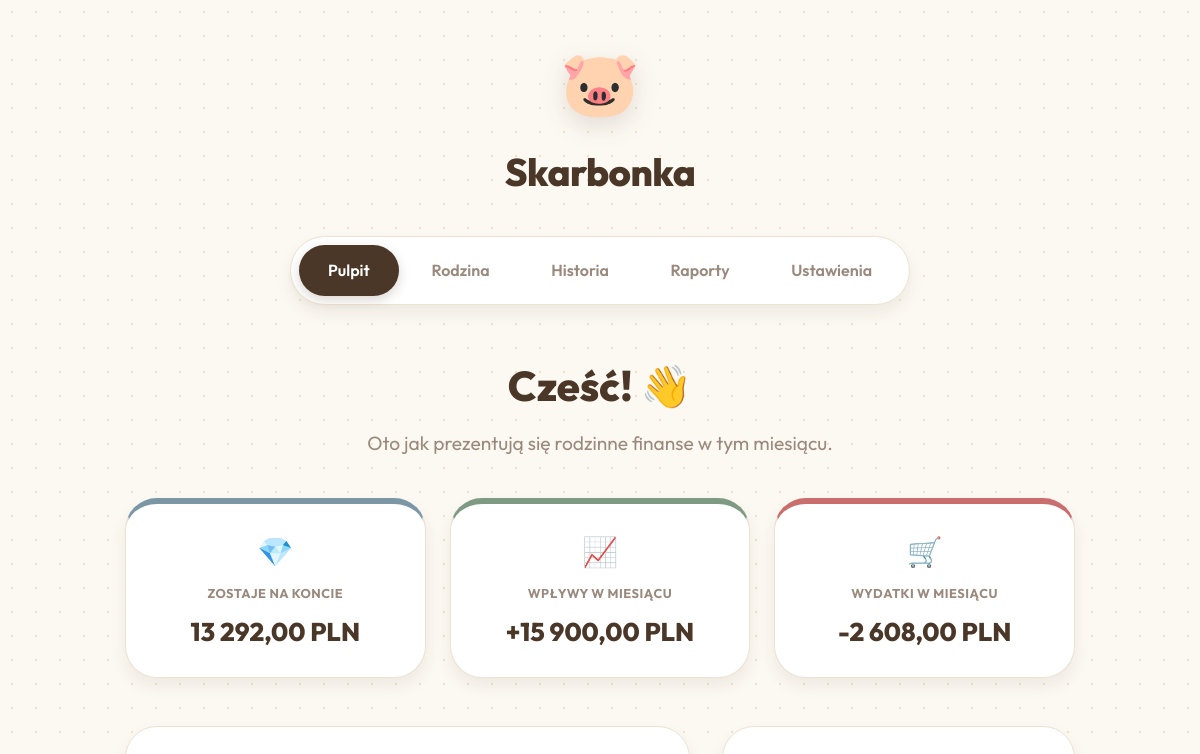
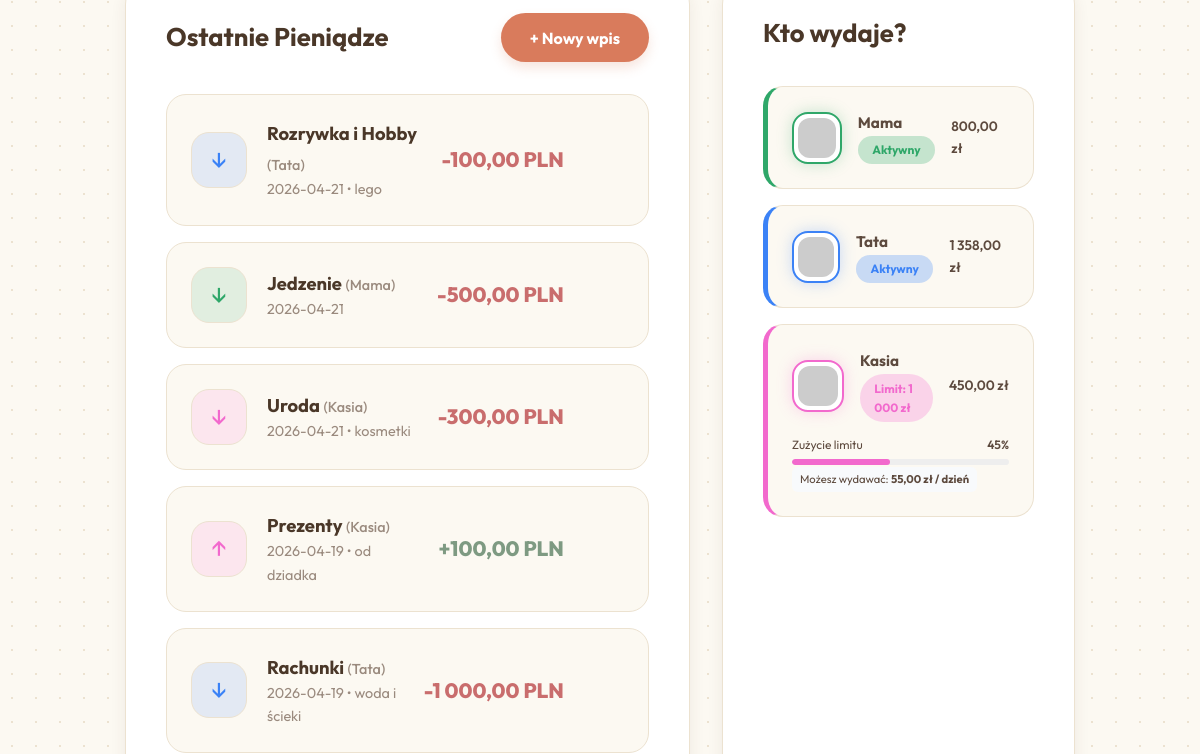
Before: / (upper part) with the older database file (2 pictures, top to bottom).
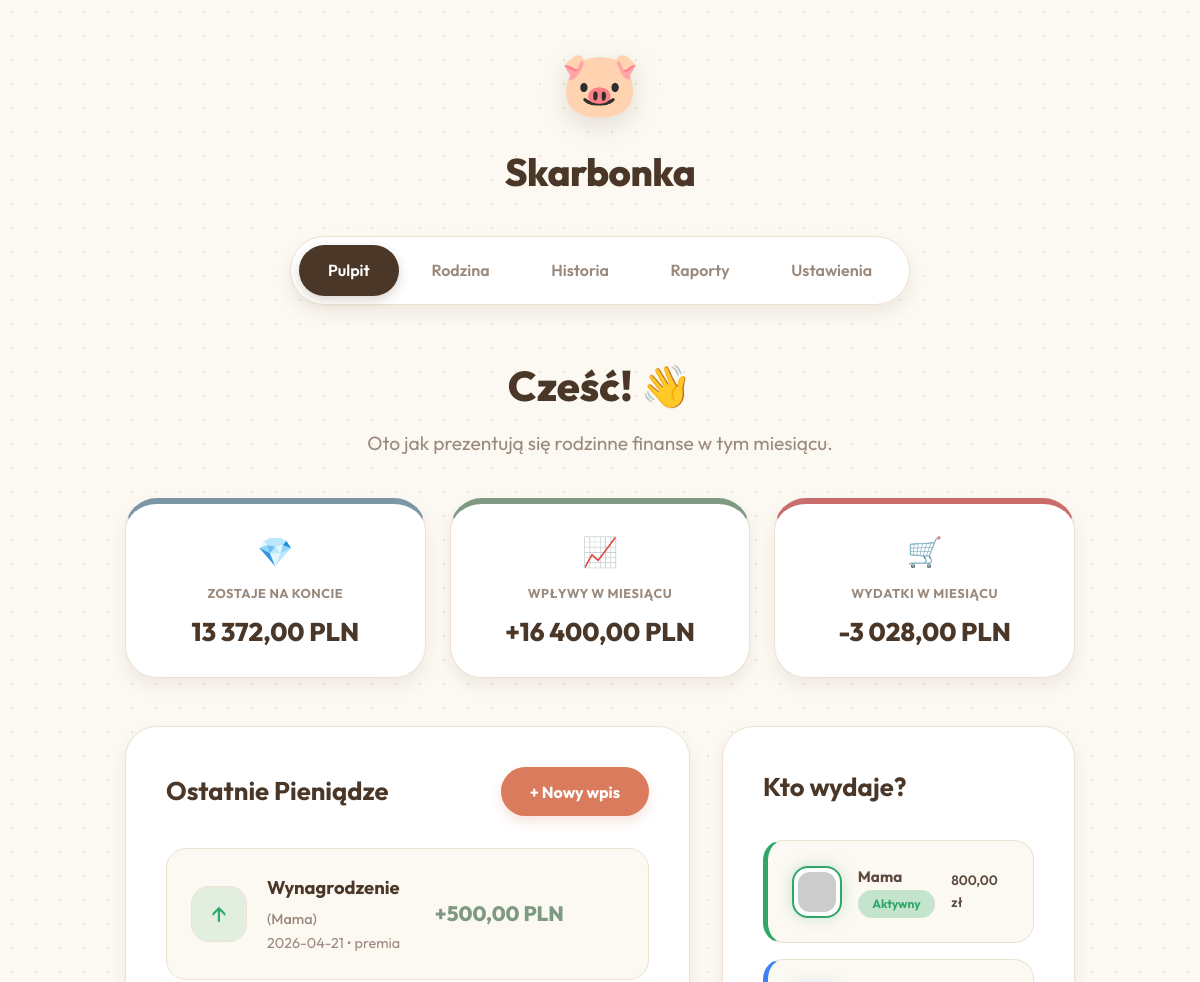
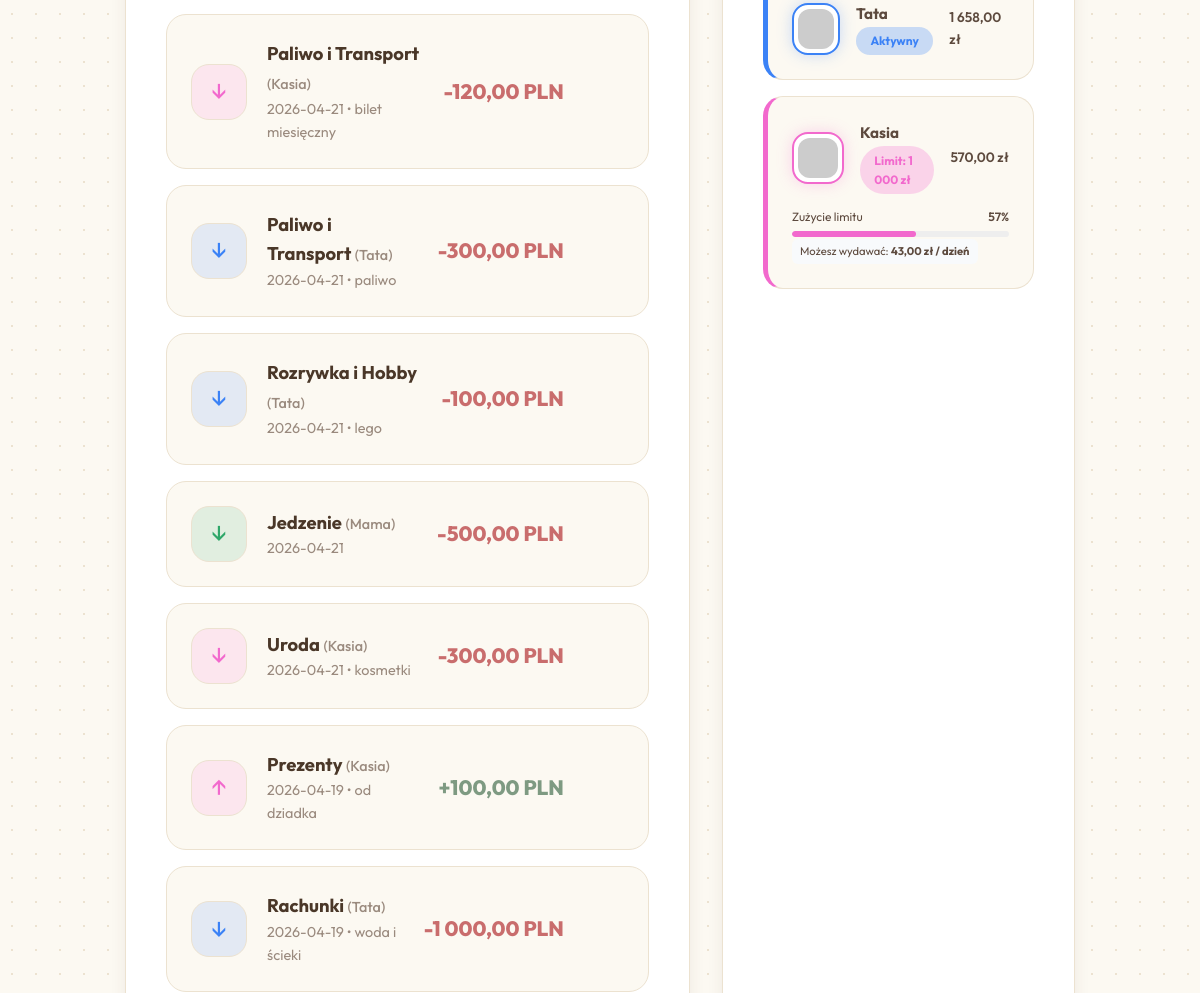
After: the same page with the newer database file (2 pictures, top to bottom).
### tables this page shows
CREATE TABLE transactions (
                id INTEGER PRIMARY KEY AUTOINCREMENT,
                user_id INTEGER NOT NULL,
                category_id INTEGER NOT NULL,
                amount REAL NOT NULL,
                date TEXT NOT NULL,
                description TEXT,
                type TEXT NOT NULL CHECK(type IN ('income', 'expense')),
                FOREIGN KEY (user_id) REFERENCES users(id),
                FOREIGN KEY (category_id) REFERENCES categories(id)
            );

CREATE TABLE categories (
                id INTEGER PRIMARY KEY AUTOINCREMENT,
                name TEXT NOT NULL,
                type TEXT NOT NULL CHECK(type IN ('income', 'expense'))
            );

CREATE TABLE users (
                id INTEGER PRIMARY KEY AUTOINCREMENT,
                name TEXT NOT NULL,
                color TEXT DEFAULT '#ffffff'
            , avatar TEXT DEFAULT 'avataaars', monthly_limit REAL DEFAULT 0);

### index.php (the view, shortened to what this page needs)
<?php
require_once 'db.php';
$currentMonth = date('Y-m');
$stmt = $db->prepare("
    SELECT u.*,
    (SELECT SUM(amount) FROM transactions WHERE user_id = u.id AND type = 'expense' AND date LIKE ?) as spent
    FROM users u
");
$stmt->execute([$currentMonth . '%']);
$users = $stmt->fetchAll(PDO::FETCH_ASSOC);
$stmt = $db->query("SELECT SUM(CASE WHEN type = 'income' THEN amount ELSE -amount END) as balance FROM transactions");
$balanceRaw = $stmt->fetch(PDO::FETCH_ASSOC)['balance'];
$balance = $balanceRaw ? number_format($balanceRaw, 2, ',', ' ') : "0,00";
$currentMonth = date('Y-m');
$stmt = $db->prepare("SELECT type, SUM(amount) as total FROM transactions WHERE date LIKE ? GROUP BY type");
$stmt->execute([$currentMonth . '%']);
$monthlyStats = $stmt->fetchAll(PDO::FETCH_KEY_PAIR);
$income = isset($monthlyStats['income']) ? number_format($monthlyStats['income'], 2, ',', ' ') : "0,00";
$expense = isset($monthlyStats['expense']) ? number_format($monthlyStats['expense'], 2, ',', ' ') : "0,00";
$stmt = $db->query("
    SELECT t.*, u.name as user_name, u.color, c.name as category_name
    FROM transactions t
    JOIN users u ON t.user_id = u.id
    JOIN categories c ON t.category_id = c.id
    ORDER BY t.date DESC, t.id DESC LIMIT 15
");
$transactions = $stmt->fetchAll(PDO::FETCH_ASSOC);
?>
<!DOCTYPE html>
<html lang="pl">
<head>
    <link rel="stylesheet" href="style.css">
</head>
<body>
    <div class="app-wrapper">
        <header class="app-header">
            <div class="logo">
                <div class="logo-icon">🐷</div>
                <h1>Skarbonka</h1>
            </div>
            <nav class="top-nav">
                <a href="index.php" class="active">Pulpit</a>
                <a href="members.php">Rodzina</a>
                <a href="history.php">Historia</a>
                <a href="reports.php">Raporty</a>
                <a href="settings.php">Ustawienia</a>
            </nav>
        </header>
        <main class="main-content">
            <header class="topbar">
                <div>
                    <h2 class="greeting">Cześć! 👋</h2>
                    <p class="subtitle">Oto jak prezentują się rodzinne finanse w tym miesiącu.</p>
                </div>
            </header>
            <div class="dashboard-cards">
                <div class="card glass-effect gradient-blue">
                    <div class="card-icon">💎</div>
                    <h3>Zostaje na koncie</h3>
                    <p class="amount"><?= $balance ?> PLN</p>
                </div>
                <div class="card glass-effect gradient-green">
                    <div class="card-icon">📈</div>
                    <h3>Wpływy w miesiącu</h3>
                    <p class="amount">+<?= $income ?> PLN</p>
                </div>
                <div class="card glass-effect gradient-red">
                    <div class="card-icon">🛒</div>
                    <h3>Wydatki w miesiącu</h3>
                    <p class="amount">-<?= $expense ?> PLN</p>
                </div>
            </div>
            <div class="content-grid">
                <section class="recent-transactions glass-effect section-box">
                    <div class="section-header">
                        <h3>Ostatnie Pieniądze</h3>
                        <button class="btn-primary" onclick="openModal()">+ Nowy wpis</button>
                    </div>
                    <div class="transaction-list">
                        <?php if (empty($transactions)): ?>
                            <div class="empty-state">
                                <span>🌬️</span>
                                <p>Cisza w portfelu. Dodaj pierwszą transakcję!</p>
                            </div>
                        <?php else: ?>
                            <?php foreach($transactions as $t): ?>
                                <div class="transaction-item">
                                    <div class="t-icon" style="background-color: <?= htmlspecialchars($t['color']) ?>22; color: <?= htmlspecialchars($t['color']) ?>">
                                        <?= $t['type'] == 'income' ? '↑' : '↓' ?>
                                    </div>
                                    <div class="t-details">
                                        <h4><?= htmlspecialchars($t['category_name']) ?> <span class="t-user">(<?= htmlspecialchars($t['user_name']) ?>)</span></h4>
                                        <p><?= htmlspecialchars($t['date']) ?><?= $t['description'] ? ' &bull; '.htmlspecialchars($t['description']) : '' ?></p>
                                    </div>
                                    <div class="t-amount <?= $t['type'] ?>">
                                        <?= $t['type'] == 'income' ? '+' : '-' ?><?= number_format($t['amount'], 2, ',', ' ') ?> PLN
                                    </div>
                                </div>
                            <?php endforeach; ?>
                        <?php endif; ?>
                    </div>
                </section>
                <section class="family-members glass-effect section-box">
                    <div class="section-header">
                        <h3>Kto wydaje?</h3>
                    </div>
                    <div class="users-list">
                        <?php
                        $daysInMonth = (int)date('t');
                        $currentDay = (int)date('j');
                        $remainingDays = $daysInMonth - $currentDay + 1;
                        ?>
                        <?php foreach($users as $u): ?>
                            <?php
                                $userSpent = (float)$u['spent'];
                                $userLimit = (float)$u['monthly_limit'];
                                $showLimit = $userLimit > 0;
                                $percent = $showLimit ? round(($userSpent / $userLimit) * 100) : 0;
                                $statusColor = htmlspecialchars($u['color']);
                                $remaining = $userLimit - $userSpent;
                                $daily = $remaining > 0 ? $remaining / $remainingDays : 0;
                            ?>
                            <div class="user-card" style="flex-direction: column; align-items: flex-start; gap: 0.8rem; border-left: 5px solid <?= $statusColor ?>;">
                                <div style="display: flex; align-items: center; gap: 1rem; width: 100%;">
                                     <div class="user-avatar" style="border-color: <?= htmlspecialchars($u['color']) ?>; box-shadow: 0 0 15px <?= htmlspecialchars($u['color']) ?>44;">
                                        <img src="https://robohash.org/<?= urlencode($u['avatar'] ?? 'cat1') ?>.png?set=set4&size=150x150" alt="<?= htmlspecialchars($u['name']) ?>">
                                    </div>
                                    <div class="user-info" style="flex: 1;">
                                        <h4 style="font-size: 0.95rem;"><?= htmlspecialchars($u['name']) ?></h4>
                                        <span class="user-badge" style="background-color: <?= htmlspecialchars($u['color']) ?>44; color: <?= htmlspecialchars($u['color']) ?>; font-size: 0.75rem;">
                                            <?= $showLimit ? 'Limit: '.number_format($userLimit, 0, ',', ' ').' zł' : 'Aktywny' ?>
                                        </span>
                                    </div>
                                    <div style="font-size: 0.85rem; font-weight: 600;">
                                        <?= number_format($userSpent, 2, ',', ' ') ?> zł
                                    </div>
                                </div>
                                <?php if ($showLimit): ?>
                                    <div style="width: 100%;">
                                        <div style="display: flex; justify-content: space-between; font-size: 0.75rem; margin-bottom: 0.3rem; color: var(--text-secondary);">
                                            <span>Zużycie limitu</span>
                                            <span style="font-weight: 600; color: <?= $percent > 90 ? 'var(--red-color)' : 'var(--text-primary)' ?>;"><?= $percent ?>%</span>
                                        </div>
                                        <div style="width: 100%; height: 6px; background: #eee; border-radius: 10px; overflow: hidden;">
                                            <div style="width: <?= $percent ?>%; height: 100%; background: <?= $percent > 90 ? 'var(--red-color)' : htmlspecialchars($u['color']) ?>; border-radius: 10px; transition: width 0.5s ease;"></div>
                                        </div>
                                        <?php if ($remaining > 0): ?>
                                            <div style="font-size: 0.7rem; color: var(--text-secondary); background: #f8fafc; padding: 4px 8px; border-radius: 6px; display: inline-block;">
                                                Możesz wydawać: <strong><?= number_format($daily, 2, ',', ' ') ?> zł / dzień</strong>
                                            </div>
                                        <?php endif; ?>
                                    </div>
                                <?php endif; ?>
                            </div>
                        <?php endforeach; ?>
                    </div>
                </section>
            </div>
        </main>
    </div>
</body>
</html>

Changed rows visible on the page:
added transactions: category.name "Wynagrodzenie", user.name "Mama", date "2026-04-21", description "premia", amount "500,00", type "income" (drawn)
added transactions: category.name "Paliwo i Transport", user.name "Kasia", date "2026-04-21", description "bilet miesięczny", amount "120,00"
added transactions: category.name "Paliwo i Transport", user.name "Tata", date "2026-04-21", description "paliwo", amount "300,00"
computed for users "Tata": userSpent "1 358,00" → "1 658,00"
computed for users "Kasia": userSpent "450,00" → "570,00"; percent "45" → "57"; $percent 45 → 57 (drawn); daily "55,00" → "43,00"
Other visible differences:
$balance: "13 292,00" → "13 372,00"
$income: "15 900,00" → "16 400,00"
$expense: "2 608,00" → "3 028,00"
